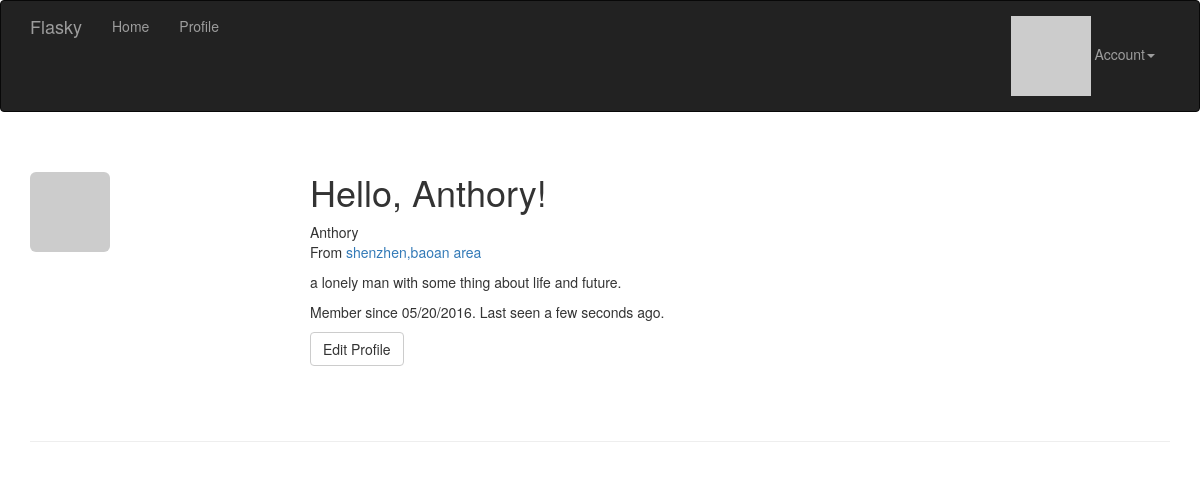
The page /user/luke (signed in) on the database its author committed.
### app/models.py (models this page shows, shortened)
class User(UserMixin, db.Model):
    __tablename__ = 'users'
    id = db.Column(db.Integer, primary_key=True)
    email = db.Column(db.String(64), unique=True, index=True)
    username = db.Column(db.String(64), unique=True, index=True)
    role_id = db.Column(db.Integer, db.ForeignKey('roles.id'))
    password_hash = db.Column(db.String(128))
    confirmed = db.Column(db.Boolean, default=False)
    name = db.Column(db.String(64))
    location = db.Column(db.String(64))
    about_me = db.Column(db.Text())
    member_since = db.Column(db.DateTime(), default=datetime.utcnow)
    last_seen = db.Column(db.DateTime(), default=datetime.utcnow)
    avatar_hash = db.Column(db.String(32))
    posts = db.relationship('Post', backref='author', lazy='dynamic')
    @property
    def password(self):
        raise AttributeError('password is not a readable attribute')
    def can(self, perssions):
        return self.role is not None and \
            (self.role.perssions & perssions) == perssions
    def is_administrator(self):
        return self.can(Perssion.ADMINISTER)
    def ping(self):
        self.last_seen = datetime.utcnow()
        db.session.add(self)
    def gravatar(self, size=256, default="identicon", rating="g"):
        if request.is_secure:
            url = 'https://secure.gravatar.com/avatar'
        else:
            url = 'http://www.gravatar.com/avatar'
        hash = self.avatar_hash or hashlib.md5(
                self.email.encode('utf-8')).hexdigest()
        return '{url}/{hash}?s={size}&d={default}&r={rating}'.format(
                url=url, hash=hash, size=size, default=default, rating=rating)

### app/main/views.py (the view)
@main.route('/user/<username>')
def user(username):
    user = User.query.filter_by(username=username).first()
    if user is None:
        abort(404)
    return render_template('user.html', user=user)

### app/auth/views.py (called while the page is built)
@auth.before_app_request
def before_request():
    if current_user.is_authenticated:
        current_user.ping()
        if not current_user.confirmed \
               and request.endpoint[:5] != 'auth.' \
               and request.endpoint != 'static':
            return redirect(url_for('auth.unconfirmed'))

### app/main/__init__.py (called while the page is built)
@main.app_context_processor
def inject_perssions():
    return dict(Perssion=Perssion)

### app/models.py (called while the page is built)
@login_manager.user_loader
def load_user(user_id):
    return User.query.get(int(user_id))

### app/templates/user.html (shortened to what this page needs)
{% extends "base.html" %}
{% block page_content %}
<div class="page-header">
  <img class="img-rounded profile-thumbnail" src="{{ user.gravatar(size=256) }}">
  <div class="profile-header">
    <h1>Hello, {{ user.name }}!</h1>
    {% if user.name or user.location %}
    <p>
      {% if user.name %}
        {{ user.name }}
      {% endif %}
      <br >
      {% if user.location %}
         From <a href="http://maps.baidu.com/?q={{ user.username }}">{{ user.location }}</a>
      {% endif %}
    </p>
    {% endif %}
    {% if user.about_me %}<p>{{ user.about_me }}</p>{% endif %}
    <p>
      Member since {{ moment(user.member_since).format('L') }}.
      Last seen {{ moment(user.last_seen).fromNow() }}.
    </p>
    <p>
      {% if user == current_user %}
      <a class="btn btn-default" href="{{ url_for('.edit_profile') }}">
         Edit Profile
      </a>
      {% endif %}
    </p>
  </div>
</div>
{% endblock %}

### app/static/css/styles.css (style rules this page uses)
.profile-thumbnail { position: absolute; }
.profile-header { min-height: 260px; margin-left: 280px; }

### rows shown on the page
User: name "Anthory", location "shenzhen,baoan area", about_me "a lonely man with some thing about life and future.", member_since "05/20/2016", last_seen "a few seconds ago"
